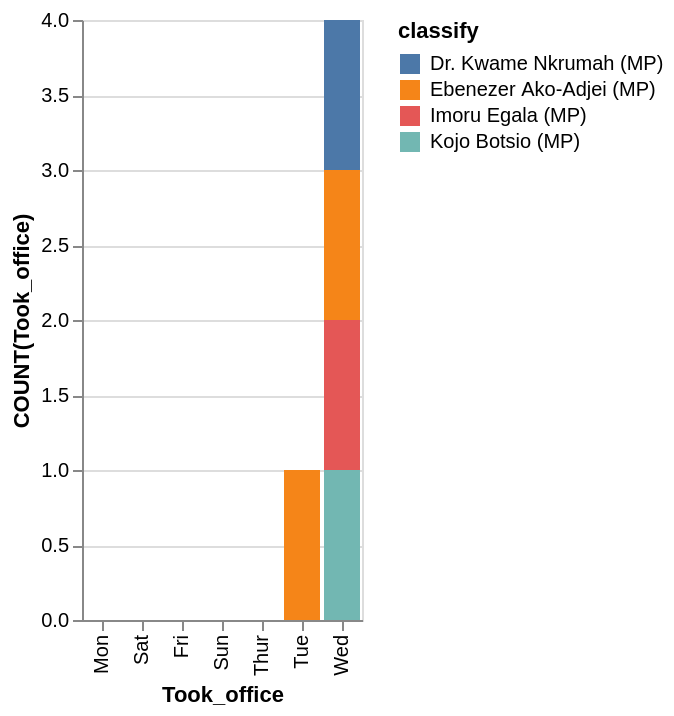

Express this chart as Vega-Lite.
### Vega-Lite specification from a JSON file in a GitHub repository (floating-point values rounded to 4 significant figures)
{"data": {"values": [{"x_data": "Mon", "y_data": 0, "classify": "Dr. Kwame Nkrumah (MP)"}, {"x_data": "Sat", "y_data": 0, "classify": "Dr. Kwame Nkrumah (MP)"}, {"x_data": "Fri", "y_data": 0, "classify": "Dr. Kwame Nkrumah (MP)"}, {"x_data": "Sun", "y_data": 0, "classify": "Dr. Kwame Nkrumah (MP)"}, {"x_data": "Thur", "y_data": 0, "classify": "Dr. Kwame Nkrumah (MP)"}, {"x_data": "Tue", "y_data": 0, "classify": "Dr. Kwame Nkrumah (MP)"}, {"x_data": "Wed", "y_data": 1, "classify": "Dr. Kwame Nkrumah (MP)"}, {"x_data": "Mon", "y_data": 0, "classify": "Ebenezer Ako-Adjei (MP)"}, {"x_data": "Sat", "y_data": 0, "classify": "Ebenezer Ako-Adjei (MP)"}, {"x_data": "Fri", "y_data": 0, "classify": "Ebenezer Ako-Adjei (MP)"}, {"x_data": "Sun", "y_data": 0, "classify": "Ebenezer Ako-Adjei (MP)"}, {"x_data": "Thur", "y_data": 0, "classify": "Ebenezer Ako-Adjei (MP)"}, {"x_data": "Tue", "y_data": 1, "classify": "Ebenezer Ako-Adjei (MP)"}, {"x_data": "Wed", "y_data": 1, "classify": "Ebenezer Ako-Adjei (MP)"}, {"x_data": "Mon", "y_data": 0, "classify": "Imoru Egala (MP)"}, {"x_data": "Sat", "y_data": 0, "classify": "Imoru Egala (MP)"}, {"x_data": "Fri", "y_data": 0, "classify": "Imoru Egala (MP)"}, {"x_data": "Sun", "y_data": 0, "classify": "Imoru Egala (MP)"}, {"x_data": "Thur", "y_data": 0, "classify": "Imoru Egala (MP)"}, {"x_data": "Tue", "y_data": 0, "classify": "Imoru Egala (MP)"}, {"x_data": "Wed", "y_data": 1, "classify": "Imoru Egala (MP)"}, {"x_data": "Mon", "y_data": 0, "classify": "Kojo Botsio (MP)"}, {"x_data": "Sat", "y_data": 0, "classify": "Kojo Botsio (MP)"}, {"x_data": "Fri", "y_data": 0, "classify": "Kojo Botsio (MP)"}, {"x_data": "Sun", "y_data": 0, "classify": "Kojo Botsio (MP)"}, {"x_data": "Thur", "y_data": 0, "classify": "Kojo Botsio (MP)"}, {"x_data": "Tue", "y_data": 0, "classify": "Kojo Botsio (MP)"}, {"x_data": "Wed", "y_data": 1, "classify": "Kojo Botsio (MP)"}]}, "mark": "bar", "encoding": {"x": {"field": "x_data", "type": "nominal", "title": "Took_office", "sort": {"op": "sum", "field": "y_data", "order": "ascending"}}, "y": {"field": "y_data", "type": "quantitative", "title": "COUNT(Took_office)"}, "color": {"field": "classify"}}}
